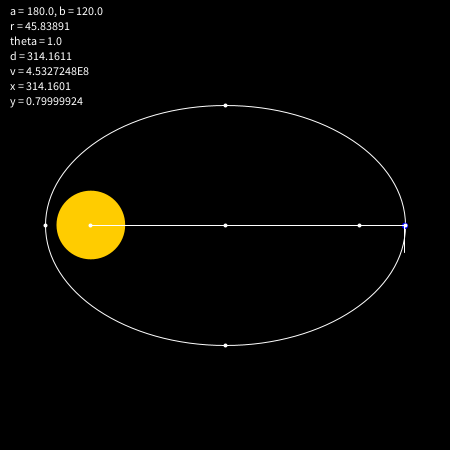
Frame 1 (no input)
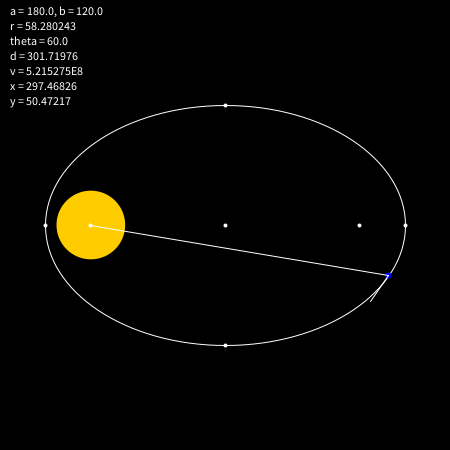
Frame 60 (the mouse pressed at the canvas centre just before this capture)
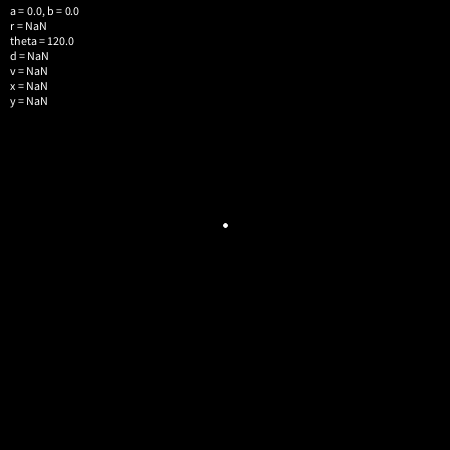
Frame 120 (the mouse held since frame 60 and released just before this capture)

The Processing sketch that drew these frames (run headless with seeded random() and noise(); from frame 60 on, the mouse is pressed at the canvas centre):

// Processing sketch: processing_11362
// ── processing_11362.pde

float x ;
float y ;

float a = 180;
float b = 120;

float mass1 = 1.9 * pow(10, 30); //SUN
float density1 = 1.4;

float mass2 = 5.9 * pow(10, 24); //EARTH
float density2 = 5.5;

float grav = 6.67 * pow(10, -11); // gravitational constant

float factor = 0.00000001;
float theta;

float o = 1;

PVector v1, v2, v3, t;

////////////////////////////////////////////////

void setup(){
  size(450,450);
  noStroke();
  smooth();
  frameRate(60);
  float theta = 0; //true anomaly
}

////////////////////////////////////////////////

void draw() {

  float volume1 = mass1/density1;
  float radius1 = pow((0.75* volume1) /3.14, .333333);

  float volume2 = mass2/density2;
  float radius2 = pow((0.75* volume2) /3.14, .333333);

  float i = factor * radius1; //diameter of sun in km
  float j = factor * radius2; //diameter of earth in km

  float mu = grav*(mass1+mass1); // standard gravitational parameter

  float h = b * sqrt(mu / a); // specific relative angular momentum

  float e = sqrt((pow(a,2)-pow(b,2)))/(a); // eccentricity

  background(0); //background
  
  ////////////////////////////////////
  
  if((keyPressed)&&(key=='x')){
  }else{ 
    theta = theta + 1;  //loops theta
    if (theta > 360) {
      theta = 0;
    }
  }

  float thetarad = theta  * (PI/180);  //theta converted to raidans

  float r = ((pow(h,2)/(mu))*((1)/(1+o*e*cos(thetarad)))); // distance
  float rmax =((pow(h,2)/(mu))*((1)/(1+o*e*cos(3.14))));   // max distance
  float rmin =((pow(h,2)/(mu))*((1)/(1+o*e*cos(0))));      // min distance

  float x = cos(radians(theta)) * r + o*e*2*a; // x-coordinate from polar
  float y = sin(radians(theta)) * r ; // y-coordinate from polar

  float d = sqrt(pow(x,2)+pow(y,2));

  float v = sqrt(mu*(2/d - 1/a));

  float dis = -o*e*a;

  v1 = new PVector(x,y);

  ////////////////////////////////////

  fill(255, 204, 0);
  noStroke();
  ellipse(width/2 + dis, height/2, i, i); // sun

  fill(#0000FF);
  stroke(0);
  strokeWeight(1);
  ellipse(width/2 + v1.x + dis, height/2 + v1.y, j, j); // earth
  
  stroke(255);
  noFill();
  ellipse(width/2, height/2, 2*a, 2*b); //orbit

  noStroke();
  fill(#0000FF);
  ellipse( width/2 + v1.x + dis, height/2 + v1.y, 10*j, 10*j); // locator

////////////////////////////////////
  
  stroke(255);

  line( width/2 + v1.x + dis, height/2 + v1.y, width/2 + dis, height/2); //string
  v2 = new PVector(-v1.x, -v1.y);

  //line( width/2 + v1.x + dis, height/2 + v1.y, width/2 - dis, height/2); //string
  v3 = new PVector(-v1.x - 2*dis, -v1.y);

  //line(width/2 + dis, height/2, width/2 - dis, height/2); // mid line

  float v2mag = v2.mag();
  float totmag = v2.mag() + v3.mag();

  float part = v2mag/totmag;
  float mid = 2*-dis; //this line is 2*-dis long

  //line( width/2 + x + dis, height/2 + y, width/2 + dis + mid*part, height/2); // angle bisector

  float slope = -((height/2)-(height/2+v1.y)) / ((width/2 + dis + mid*part) - (width/2 + v1.x + dis)) ;

  float perp = -1/slope;
  float tanangle = atan(perp);
  float tx = 1000*cos(tanangle);
  float ty = 1000*sin(tanangle);
  
  t = new PVector(tx, ty);

  t.limit(v*.00000006);

  if(y<0){
    line(width/2 + v1.x + dis, height/2 + v1.y, width/2 + v1.x + t.x + dis, height/2 - t.y + v1.y);
  } 
  else {
    line(width/2 + v1.x + dis, height/2 + v1.y, width/2 + v1.x - t.x + dis, height/2 + t.y + v1.y);
  }

  ////////////////////////////////////
  strokeWeight(4);
  point(width/2 + a, height/2);  //east
  point(width/2 - a, height/2);  //west
  point(width/2, height/2 -b);   //south
  point(width/2, height/2 +b);   //north
  point(width/2, height/2);      //center
  point(width/2 +dis, height/2);      //focus of sun
  point (width/2 -dis, height/2);     //other focus

  ////////////////////////////////////
//B
  if((  mousePressed == true )&&( abs(width/2 - mouseX) < 20 )){
    b = abs(height/2 - mouseY);
  }
  
//A
  if(( mousePressed == true )&&( abs(height/2 - mouseY) < 20 )){
    a = abs(width/2 - mouseX);
  }

  ////////////////////////////////////

  if(a<b){
    fill(0);
    noStroke();
    ellipse(width/2, height/2, i, i); // sun

    stroke(255);
    strokeWeight(1);
    line(width/2+e*a, height/2, width/2 + x+e*a, height/2 +y); // string

    stroke(255);
    strokeWeight(4);
    point(width/2 -dis, height/2);      //focus of sun
  }

  ////////////////////////////////////

  if(a<b){  //adjusts a and b
    a++;
  }

  if((.5*i > a - (e*a))&&(a>b)){  //keeps sun within orbit
    a--;
  }
  
  ////////////////////////////////////

fill(255);

  text("a = " + a + ", b = " + b, 10, 15);
  text("r = " + r, 10, 30);
  text("theta = " + theta, 10, 45);
  text("d = " + d, 10, 60);
  text("v = " + v, 10, 75);
  text("x = " + x, 10, 90);
  text("y = " + y, 10, 105);

  ////////////////////////////////////

  if((keyPressed)&&(key == 'w')&&(a != b)) {
    b++;
  }
  if((keyPressed)&&(key == 's')){
    b--;
  }
  if((keyPressed)&&(key == 'a')&&(a != b)){
    a--;
  }
  if((keyPressed)&&(key == 'd')){
    a++;
  }
  if((keyPressed)&&(key == 'q')){
    o=1;
  }
  if((keyPressed)&&(key == 'e')){
    o=-1;
  }
}
